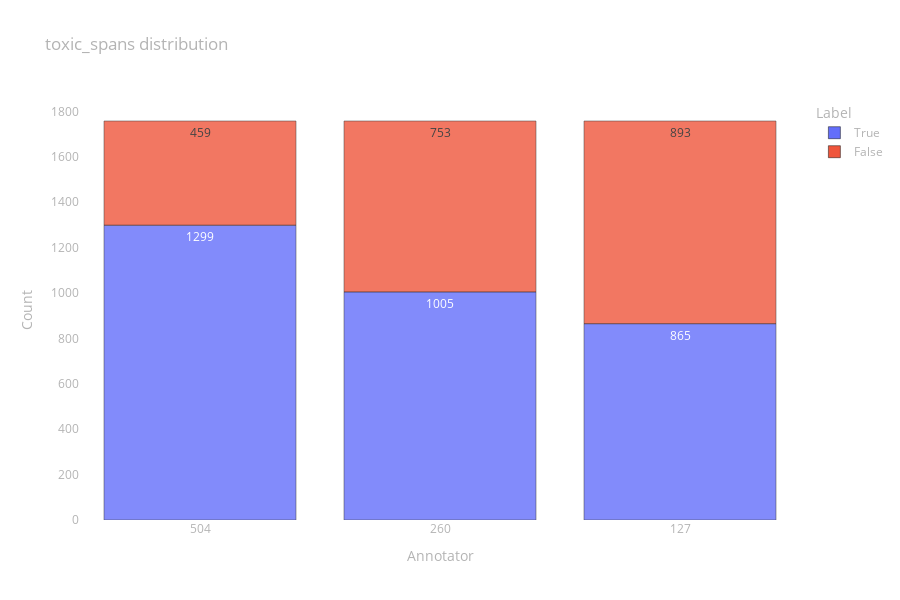

Write notebook code for a chart like this one.
### Code cell
fig = px.bar(
    data_frame=prepare_data_to_px(pd.DataFrame([toxic_spans[col].apply(lambda x: len(x) > 0) for col in toxic_spans.columns]).transpose()),
    x="Annotator", y="Count", color="Label", opacity=0.8,
    height=600, text="Count", title="toxic_spans distribution")

fig.update_layout(layout)

fig.show()

### Figure 1 — Plotly figure (JSON) as saved in the notebook; plotly's stock layout.template omitted (floating-point values rounded to 4 significant figures)
{"data": [{"alignmentgroup": "True", "hovertemplate": "Label=True<br>Annotator=%{x}<br>Count=%{text}<extra></extra>", "legendgroup": "True", "marker": {"color": "#636efa", "opacity": 0.8, "pattern": {"shape": ""}}, "name": "True", "offsetgroup": "True", "orientation": "v", "showlegend": true, "text": [1299, 1005, 865], "textposition": "auto", "type": "bar", "x": [504, 260, 127], "xaxis": "x", "y": [1299, 1005, 865], "yaxis": "y"}, {"alignmentgroup": "True", "hovertemplate": "Label=False<br>Annotator=%{x}<br>Count=%{text}<extra></extra>", "legendgroup": "False", "marker": {"color": "#EF553B", "opacity": 0.8, "pattern": {"shape": ""}}, "name": "False", "offsetgroup": "False", "orientation": "v", "showlegend": true, "text": [459, 753, 893], "textposition": "auto", "type": "bar", "x": [504, 260, 127], "xaxis": "x", "y": [459, 753, 893], "yaxis": "y"}], "layout": {"barmode": "relative", "font": {"color": "rgb(180,180,180)"}, "height": 600, "legend": {"title": {"text": "Label"}, "tracegroupgap": 0}, "paper_bgcolor": "rgba(0,0,0,0)", "plot_bgcolor": "rgba(0,0,0,0)", "title": {"text": "toxic_spans distribution"}, "xaxis": {"anchor": "y", "domain": [0, 1], "showgrid": false, "title": {"text": "Annotator"}, "type": "category", "zeroline": false}, "yaxis": {"anchor": "x", "domain": [0, 1], "showgrid": false, "title": {"text": "Count"}, "zeroline": false}}}
